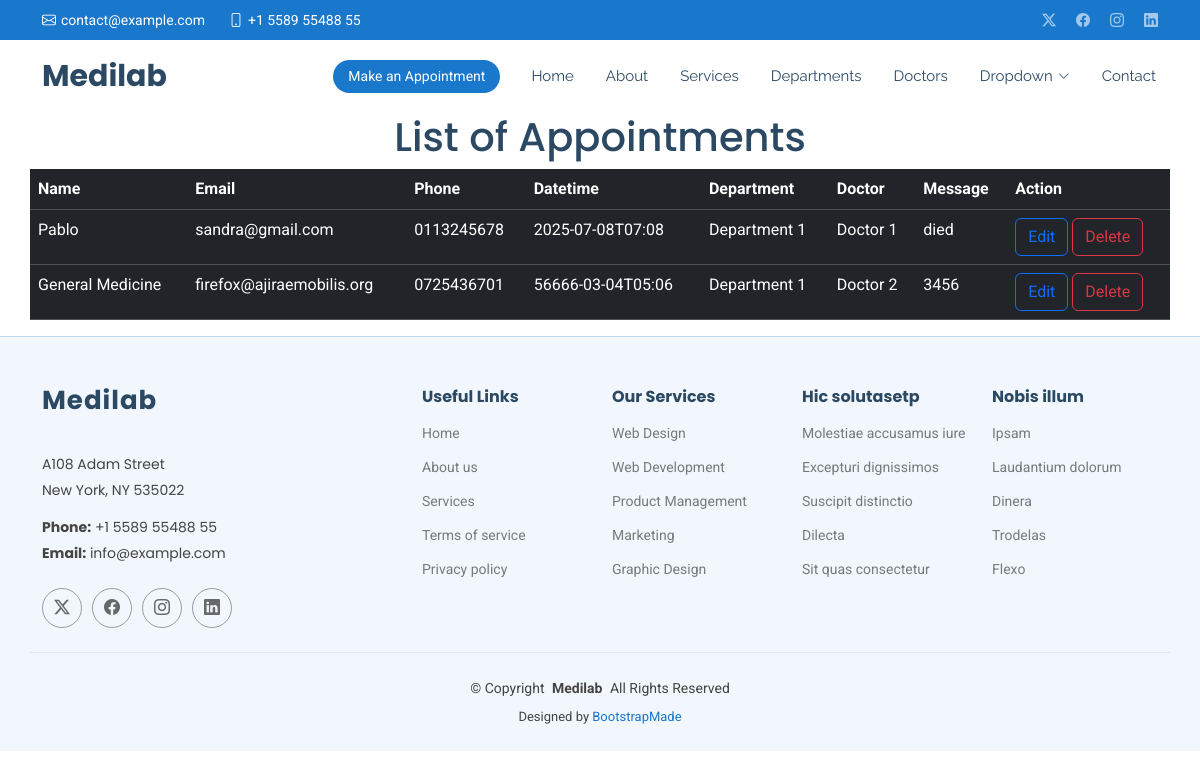
Page /show/ on the committed database.
### hospitalapp/models.py (models this page shows, shortened)
class Appointment(models.Model):
    name = models.CharField(max_length=100)
    email = models.EmailField()
    phone = models.CharField(max_length=100)
    datetime = models.CharField(max_length=100)
    department = models.CharField(max_length=100)
    doctor = models.CharField(max_length=100)
    message = models.TextField()

### hospitalapp/views.py (the view)
# urls.py: path('show/', views.show,name='show'),
def show(request):
    all=Appointment.objects.all()
    return render(request,'show.html',{'all':all})

### templates/show.html
{% extends 'starter-page.html' %}
{% load static %}
{% block content %}
<h1 class="text-center">List of Appointments</h1>
    <table class="table table-dark container">
    <tr>
        <th>Name</th>
        <th>Email</th>
        <th>Phone</th>
        <th>Datetime</th>
        <th>Department</th>
        <th>Doctor</th>
        <th>Message</th>
        <th>Action</th>
    </tr>
    {% for appointment in all %}
    	<tr>
            <td>{{ appointment.name }}</td>
            <td>{{ appointment.email}}</td>
            <td>{{ appointment.phone }}</td>
            <td>{{ appointment.datetime }}</td>
            <td>{{ appointment.department }}</td>
            <td>{{ appointment.doctor }}</td>
            <td>{{ appointment.message }}</td>
        <td>
            <a href="/edit/{{ appointment.id }}" class="btn btn-outline-primary">Edit</a>
            <a href="/delete/{{ appointment.id }}" class="btn btn-outline-danger">Delete</a>
        </td>
        </tr>
    {% endfor %}
    </table>
{% endblock %}

### templates/starter-page.html (shortened to what this page needs)
<!DOCTYPE html>
<html lang="en">
<head>
    {% load static %}
  <link href="{% static 'assets/vendor/bootstrap/css/bootstrap.min.css' %}" rel="stylesheet">
  <link href="{% static 'assets/vendor/bootstrap-icons/bootstrap-icons.css' %}" rel="stylesheet">
  <link href="{% static 'assets/vendor/aos/aos.css' %}" rel="stylesheet">
  <link href="{% static 'assets/vendor/fontawesome-free/css/all.min.css' %}" rel="stylesheet">
  <link href="{% static 'assets/vendor/glightbox/css/glightbox.min.css' %}" rel="stylesheet">
  <link href="{% static 'assets/vendor/swiper/swiper-bundle.min.css' %}" rel="stylesheet">
  <link href="{% static 'assets/css/main.css' %}" rel="stylesheet">
</head>
<body class="starter-page-page">
  <header id="header" class="header sticky-top">
    <div class="topbar d-flex align-items-center">
      <div class="container d-flex justify-content-center justify-content-md-between">
        <div class="contact-info d-flex align-items-center">
          <i class="bi bi-envelope d-flex align-items-center"><a href="mailto:contact@example.com">contact@example.com</a></i>
          <i class="bi bi-phone d-flex align-items-center ms-4"><span>+1 5589 55488 55</span></i>
        </div>
        <div class="social-links d-none d-md-flex align-items-center">
          <a href="#" class="twitter"><i class="bi bi-twitter-x"></i></a>
          <a href="#" class="facebook"><i class="bi bi-facebook"></i></a>
          <a href="#" class="instagram"><i class="bi bi-instagram"></i></a>
          <a href="#" class="linkedin"><i class="bi bi-linkedin"></i></a>
        </div>
      </div>
    </div>
    <div class="branding d-flex align-items-center">
      <div class="container position-relative d-flex align-items-center justify-content-between">
        <a href="index.html" class="logo d-flex align-items-center me-auto">
          <h1 class="sitename">Medilab</h1>
        </a>
        <nav id="navmenu" class="navmenu">
          <ul>
            <li><a href="{% url 'index' %}">Home<br></a></li>
            <li><a href="{% url 'about' %}">About</a></li>
            <li><a href="{% url 'services' %}">Services</a></li>
            <li><a href="{% url 'departments' %}">Departments</a></li>
            <li><a href="{% url 'doctors' %}">Doctors</a></li>
            <li class="dropdown"><a href="#"><span>Dropdown</span> <i class="bi bi-chevron-down toggle-dropdown"></i></a>
            </li>
            <li><a href="{% url 'contact' %}">Contact</a></li>
          </ul>
        </nav>
        <a class="cta-btn d-none d-sm-block" href="{% url 'appointment' %}">Make an Appointment</a>
      </div>
    </div>
  </header>
  <main class="main">
      {% block content %}
      {% endblock %}
  </main>
  <footer id="footer" class="footer light-background">
    <div class="container footer-top">
      <div class="row gy-4">
        <div class="col-lg-4 col-md-6 footer-about">
          <a href="index.html" class="logo d-flex align-items-center">
            <span class="sitename">Medilab</span>
          </a>
          <div class="footer-contact pt-3">
            <p>A108 Adam Street</p>
            <p>New York, NY 535022</p>
            <p class="mt-3"><strong>Phone:</strong> <span>+1 5589 55488 55</span></p>
            <p><strong>Email:</strong> <span>info@example.com</span></p>
          </div>
          <div class="social-links d-flex mt-4">
            <a href=""><i class="bi bi-twitter-x"></i></a>
            <a href=""><i class="bi bi-facebook"></i></a>
            <a href=""><i class="bi bi-instagram"></i></a>
            <a href=""><i class="bi bi-linkedin"></i></a>
          </div>
        </div>
        <div class="col-lg-2 col-md-3 footer-links">
          <h4>Useful Links</h4>
          <ul>
            <li><a href="#">Home</a></li>
            <li><a href="#">About us</a></li>
            <li><a href="#">Services</a></li>
            <li><a href="#">Terms of service</a></li>
            <li><a href="#">Privacy policy</a></li>
          </ul>
        </div>
        <div class="col-lg-2 col-md-3 footer-links">
          <h4>Our Services</h4>
          <ul>
            <li><a href="#">Web Design</a></li>
            <li><a href="#">Web Development</a></li>
            <li><a href="#">Product Management</a></li>
            <li><a href="#">Marketing</a></li>
            <li><a href="#">Graphic Design</a></li>
          </ul>
        </div>
        <div class="col-lg-2 col-md-3 footer-links">
          <h4>Hic solutasetp</h4>
          <ul>
            <li><a href="#">Molestiae accusamus iure</a></li>
            <li><a href="#">Excepturi dignissimos</a></li>
            <li><a href="#">Suscipit distinctio</a></li>
            <li><a href="#">Dilecta</a></li>
            <li><a href="#">Sit quas consectetur</a></li>
          </ul>
        </div>
        <div class="col-lg-2 col-md-3 footer-links">
          <h4>Nobis illum</h4>
          <ul>
            <li><a href="#">Ipsam</a></li>
            <li><a href="#">Laudantium dolorum</a></li>
            <li><a href="#">Dinera</a></li>
            <li><a href="#">Trodelas</a></li>
            <li><a href="#">Flexo</a></li>
          </ul>
        </div>
      </div>
    </div>
    <div class="container copyright text-center mt-4">
      <p>© <span>Copyright</span> <strong class="px-1 sitename">Medilab</strong> <span>All Rights Reserved</span></p>
      <div class="credits">
        Designed by <a href="https://bootstrapmade.com/">BootstrapMade</a>
      </div>
    </div>
  </footer>
</body>
</html>

### rows in the picture
Appointment: name "Pablo", email "sandra@gmail.com", phone "0113245678", datetime "2025-07-08T07:08", department "Department 1", doctor "Doctor 1", message "died"
Appointment: name "General Medicine", email "firefox@ajiraemobilis.org", phone "0725436701", datetime "56666-03-04T05:06", department "Department 1", doctor "Doctor 2", message "3456"
